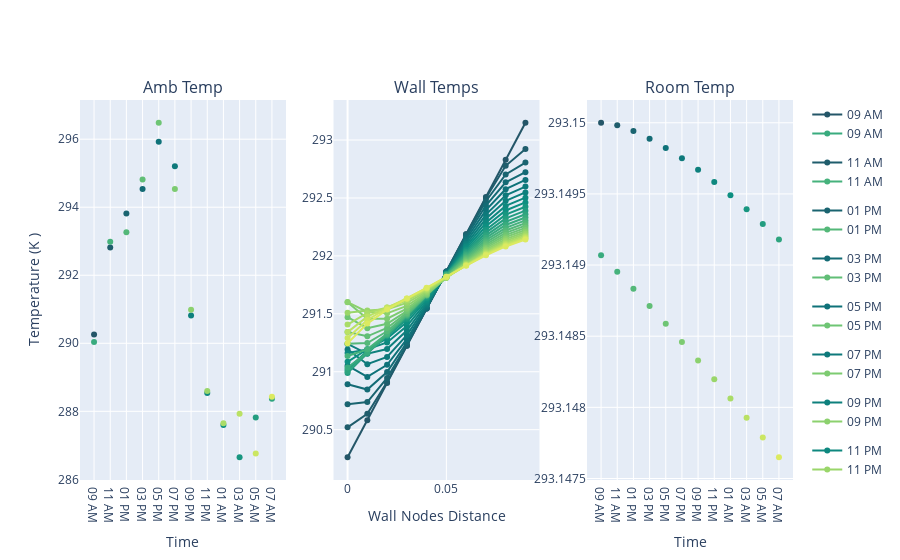

The notebook cell this image was saved under:
### Code cell
# whether or not can turn time series off and on 
lg = True
fig = make_subplots(rows=1, cols=3, shared_yaxes=False, subplot_titles=("Amb Temp", "Wall Temps", "Room Temp"))

#TODO relate "4" to number of time steps argument in VAvgIndoorAir function 

min_interv = 2*60 # interval to plot at in minutes, ie, once every two hours 
colors, colors2 = make_colors(min_interv=min_interv)

cix=0
for ix_time, x_at_time in enumerate(v1.all_wall_temps): # NEED way to abstract this 
    if ix_time%(min_interv*4)== 0:
        timestamp = [(pd.Timedelta(times[ix_time], "m") + v1.twall.ext_temps.index[0]).strftime('%I %p') ]

        legendgroup = "Same" if lg == False else timestamp[0]

        # Outdoor Air 
        fig.add_trace(go.Scatter(x=timestamp, y=[v1.twall.ext_temps[ix_time]], mode='lines+markers', line=dict(color=colors[cix]),
        showlegend=False, name=timestamp[0], legendgroup=legendgroup
        ), row = 1, col = 1)

        # Wall Temperature 
        fig.add_trace(go.Scatter(x=v1.twall.x_vals, y=x_at_time, mode='lines+markers', line=dict(color=colors[cix]),
        showlegend=True, name=timestamp[0], legendgroup=legendgroup
        ), row = 1, col = 2)

        # Indoor Air 
        fig.add_trace(go.Scatter(x=timestamp, y=[temps[ix_time]], mode='lines+markers', line=dict(color=colors[cix]),
        showlegend=False, name=timestamp[0], legendgroup=legendgroup
        ), row = 1, col = 3)



        cix+=1

fig['layout']['yaxis']['title']='Temperature (K )'
fig['layout']['xaxis1']['title']='Time'
fig['layout']['xaxis2']['title']='Wall Nodes Distance'
fig['layout']['xaxis3']['title']='Time'
fig.show()

### Figure 1 — Plotly figure (JSON) as saved in the notebook; plotly's stock layout.template omitted (floating-point values rounded to 4 significant figures)
{"data": [{"legendgroup": "09 AM", "line": {"color": "rgb(36, 86, 104)"}, "mode": "lines+markers", "name": "09 AM", "showlegend": false, "type": "scatter", "x": ["09 AM"], "xaxis": "x", "y": [290.3], "yaxis": "y"}, {"legendgroup": "09 AM", "line": {"color": "rgb(36, 86, 104)"}, "mode": "lines+markers", "name": "09 AM", "showlegend": true, "type": "scatter", "x": [0, 0.01, 0.02, 0.03, 0.04, 0.05, 0.06, 0.07, 0.08, 0.09], "xaxis": "x2", "y": [290.3, 290.6, 290.9, 291.2, 291.5, 291.9, 292.2, 292.5, 292.8, 293.1], "yaxis": "y2"}, {"legendgroup": "09 AM", "line": {"color": "rgb(36, 86, 104)"}, "mode": "lines+markers", "name": "09 AM", "showlegend": false, "type": "scatter", "x": ["09 AM"], "xaxis": "x3", "y": [293.1], "yaxis": "y3"}, {"legendgroup": "11 AM", "line": {"color": "rgb(31, 93, 108)"}, "mode": "lines+markers", "name": "11 AM", "showlegend": false, "type": "scatter", "x": ["11 AM"], "xaxis": "x", "y": [292.8], "yaxis": "y"}, {"legendgroup": "11 AM", "line": {"color": "rgb(31, 93, 108)"}, "mode": "lines+markers", "name": "11 AM", "showlegend": true, "type": "scatter", "x": [0, 0.01, 0.02, 0.03, 0.04, 0.05, 0.06, 0.07, 0.08, 0.09], "xaxis": "x2", "y": [290.5, 290.6, 290.9, 291.2, 291.5, 291.9, 292.2, 292.5, 292.8, 292.9], "yaxis": "y2"}, {"legendgroup": "11 AM", "line": {"color": "rgb(31, 93, 108)"}, "mode": "lines+markers", "name": "11 AM", "showlegend": false, "type": "scatter", "x": ["11 AM"], "xaxis": "x3", "y": [293.1], "yaxis": "y3"}, {"legendgroup": "01 PM", "line": {"color": "rgb(26, 100, 112)"}, "mode": "lines+markers", "name": "01 PM", "showlegend": false, "type": "scatter", "x": ["01 PM"], "xaxis": "x", "y": [293.8], "yaxis": "y"}, {"legendgroup": "01 PM", "line": {"color": "rgb(26, 100, 112)"}, "mode": "lines+markers", "name": "01 PM", "showlegend": true, "type": "scatter", "x": [0, 0.01, 0.02, 0.03, 0.04, 0.05, 0.06, 0.07, 0.08, 0.09], "xaxis": "x2", "y": [290.7, 290.7, 290.9, 291.2, 291.5, 291.9, 292.2, 292.5, 292.7, 292.8], "yaxis": "y2"}, {"legendgroup": "01 PM", "line": {"color": "rgb(26, 100, 112)"}, "mode": "lines+markers", "name": "01 PM", "showlegend": false, "type": "scatter", "x": ["01 PM"], "xaxis": "x3", "y": [293.1], "yaxis": "y3"}, {"legendgroup": "03 PM", "line": {"color": "rgb(20, 107, 117)"}, "mode": "lines+markers", "name": "03 PM", "showlegend": false, "type": "scatter", "x": ["03 PM"], "xaxis": "x", "y": [294.5], "yaxis": "y"}, {"legendgroup": "03 PM", "line": {"color": "rgb(20, 107, 117)"}, "mode": "lines+markers", "name": "03 PM", "showlegend": true, "type": "scatter", "x": [0, 0.01, 0.02, 0.03, 0.04, 0.05, 0.06, 0.07, 0.08, 0.09], "xaxis": "x2", "y": [290.9, 290.8, 291.0, 291.3, 291.6, 291.9, 292.2, 292.4, 292.6, 292.7], "yaxis": "y2"}, {"legendgroup": "03 PM", "line": {"color": "rgb(20, 107, 117)"}, "mode": "lines+markers", "name": "03 PM", "showlegend": false, "type": "scatter", "x": ["03 PM"], "xaxis": "x3", "y": [293.1], "yaxis": "y3"}, {"legendgroup": "05 PM", "line": {"color": "rgb(15, 114, 121)"}, "mode": "lines+markers", "name": "05 PM", "showlegend": false, "type": "scatter", "x": ["05 PM"], "xaxis": "x", "y": [295.9], "yaxis": "y"}, {"legendgroup": "05 PM", "line": {"color": "rgb(15, 114, 121)"}, "mode": "lines+markers", "name": "05 PM", "showlegend": true, "type": "scatter", "x": [0, 0.01, 0.02, 0.03, 0.04, 0.05, 0.06, 0.07, 0.08, 0.09], "xaxis": "x2", "y": [291.1, 291.0, 291.1, 291.3, 291.6, 291.9, 292.1, 292.4, 292.6, 292.7], "yaxis": "y2"}, {"legendgroup": "05 PM", "line": {"color": "rgb(15, 114, 121)"}, "mode": "lines+markers", "name": "05 PM", "showlegend": false, "type": "scatter", "x": ["05 PM"], "xaxis": "x3", "y": [293.1], "yaxis": "y3"}, {"legendgroup": "07 PM", "line": {"color": "rgb(14, 121, 123)"}, "mode": "lines+markers", "name": "07 PM", "showlegend": false, "type": "scatter", "x": ["07 PM"], "xaxis": "x", "y": [295.2], "yaxis": "y"}, {"legendgroup": "07 PM", "line": {"color": "rgb(14, 121, 123)"}, "mode": "lines+markers", "name": "07 PM", "showlegend": true, "type": "scatter", "x": [0, 0.01, 0.02, 0.03, 0.04, 0.05, 0.06, 0.07, 0.08, 0.09], "xaxis": "x2", "y": [291.2, 291.1, 291.1, 291.3, 291.6, 291.9, 292.1, 292.4, 292.5, 292.6], "yaxis": "y2"}, {"legendgroup": "07 PM", "line": {"color": "rgb(14, 121, 123)"}, "mode": "lines+markers", "name": "07 PM", "showlegend": false, "type": "scatter", "x": ["07 PM"], "xaxis": "x3", "y": [293.1], "yaxis": "y3"}, {"legendgroup": "09 PM", "line": {"color": "rgb(14, 128, 125)"}, "mode": "lines+markers", "name": "09 PM", "showlegend": false, "type": "scatter", "x": ["09 PM"], "xaxis": "x", "y": [290.8], "yaxis": "y"}, {"legendgroup": "09 PM", "line": {"color": "rgb(14, 128, 125)"}, "mode": "lines+markers", "name": "09 PM", "showlegend": true, "type": "scatter", "x": [0, 0.01, 0.02, 0.03, 0.04, 0.05, 0.06, 0.07, 0.08, 0.09], "xaxis": "x2", "y": [291.2, 291.2, 291.2, 291.4, 291.6, 291.8, 292.1, 292.3, 292.5, 292.5], "yaxis": "y2"}, {"legendgroup": "09 PM", "line": {"color": "rgb(14, 128, 125)"}, "mode": "lines+markers", "name": "09 PM", "showlegend": false, "type": "scatter", "x": ["09 PM"], "xaxis": "x3", "y": [293.1], "yaxis": "y3"}, {"legendgroup": "11 PM", "line": {"color": "rgb(14, 136, 127)"}, "mode": "lines+markers", "name": "11 PM", "showlegend": false, "type": "scatter", "x": ["11 PM"], "xaxis": "x", "y": [288.5], "yaxis": "y"}, {"legendgroup": "11 PM", "line": {"color": "rgb(14, 136, 127)"}, "mode": "lines+markers", "name": "11 PM", "showlegend": true, "type": "scatter", "x": [0, 0.01, 0.02, 0.03, 0.04, 0.05, 0.06, 0.07, 0.08, 0.09], "xaxis": "x2", "y": [291.2, 291.2, 291.3, 291.4, 291.6, 291.8, 292.1, 292.3, 292.4, 292.5], "yaxis": "y2"}, {"legendgroup": "11 PM", "line": {"color": "rgb(14, 136, 127)"}, "mode": "lines+markers", "name": "11 PM", "showlegend": false, "type": "scatter", "x": ["11 PM"], "xaxis": "x3", "y": [293.1], "yaxis": "y3"}, {"legendgroup": "01 AM", "line": {"color": "rgb(13, 143, 129)"}, "mode": "lines+markers", "name": "01 AM", "showlegend": false, "type": "scatter", "x": ["01 AM"], "xaxis": "x", "y": [287.6], "yaxis": "y"}, {"legendgroup": "01 AM", "line": {"color": "rgb(13, 143, 129)"}, "mode": "lines+markers", "name": "01 AM", "showlegend": true, "type": "scatter", "x": [0, 0.01, 0.02, 0.03, 0.04, 0.05, 0.06, 0.07, 0.08, 0.09], "xaxis": "x2", "y": [291.1, 291.2, 291.3, 291.4, 291.6, 291.8, 292.1, 292.3, 292.4, 292.5], "yaxis": "y2"}, {"legendgroup": "01 AM", "line": {"color": "rgb(13, 143, 129)"}, "mode": "lines+markers", "name": "01 AM", "showlegend": false, "type": "scatter", "x": ["01 AM"], "xaxis": "x3", "y": [293.1], "yaxis": "y3"}, {"legendgroup": "03 AM", "line": {"color": "rgb(24, 150, 128)"}, "mode": "lines+markers", "name": "03 AM", "showlegend": false, "type": "scatter", "x": ["03 AM"], "xaxis": "x", "y": [286.6], "yaxis": "y"}, {"legendgroup": "03 AM", "line": {"color": "rgb(24, 150, 128)"}, "mode": "lines+markers", "name": "03 AM", "showlegend": true, "type": "scatter", "x": [0, 0.01, 0.02, 0.03, 0.04, 0.05, 0.06, 0.07, 0.08, 0.09], "xaxis": "x2", "y": [291.0, 291.2, 291.3, 291.5, 291.6, 291.8, 292.0, 292.2, 292.4, 292.4], "yaxis": "y2"}, {"legendgroup": "03 AM", "line": {"color": "rgb(24, 150, 128)"}, "mode": "lines+markers", "name": "03 AM", "showlegend": false, "type": "scatter", "x": ["03 AM"], "xaxis": "x3", "y": [293.1], "yaxis": "y3"}, {"legendgroup": "05 AM", "line": {"color": "rgb(35, 157, 128)"}, "mode": "lines+markers", "name": "05 AM", "showlegend": false, "type": "scatter", "x": ["05 AM"], "xaxis": "x", "y": [287.8], "yaxis": "y"}, {"legendgroup": "05 AM", "line": {"color": "rgb(35, 157, 128)"}, "mode": "lines+markers", "name": "05 AM", "showlegend": true, "type": "scatter", "x": [0, 0.01, 0.02, 0.03, 0.04, 0.05, 0.06, 0.07, 0.08, 0.09], "xaxis": "x2", "y": [291.0, 291.2, 291.3, 291.5, 291.6, 291.8, 292.0, 292.2, 292.3, 292.4], "yaxis": "y2"}, {"legendgroup": "05 AM", "line": {"color": "rgb(35, 157, 128)"}, "mode": "lines+markers", "name": "05 AM", "showlegend": false, "type": "scatter", "x": ["05 AM"], "xaxis": "x3", "y": [293.1], "yaxis": "y3"}, {"legendgroup": "07 AM", "line": {"color": "rgb(46, 164, 127)"}, "mode": "lines+markers", "name": "07 AM", "showlegend": false, "type": "scatter", "x": ["07 AM"], "xaxis": "x", "y": [288.4], "yaxis": "y"}, {"legendgroup": "07 AM", "line": {"color": "rgb(46, 164, 127)"}, "mode": "lines+markers", "name": "07 AM", "showlegend": true, "type": "scatter", "x": [0, 0.01, 0.02, 0.03, 0.04, 0.05, 0.06, 0.07, 0.08, 0.09], "xaxis": "x2", "y": [291.0, 291.2, 291.3, 291.5, 291.7, 291.8, 292.0, 292.2, 292.3, 292.4], "yaxis": "y2"}, {"legendgroup": "07 AM", "line": {"color": "rgb(46, 164, 127)"}, "mode": "lines+markers", "name": "07 AM", "showlegend": false, "type": "scatter", "x": ["07 AM"], "xaxis": "x3", "y": [293.1], "yaxis": "y3"}, {"legendgroup": "09 AM", "line": {"color": "rgb(57, 171, 126)"}, "mode": "lines+markers", "name": "09 AM", "showlegend": false, "type": "scatter", "x": ["09 AM"], "xaxis": "x", "y": [290.0], "yaxis": "y"}, {"legendgroup": "09 AM", "line": {"color": "rgb(57, 171, 126)"}, "mode": "lines+markers", "name": "09 AM", "showlegend": true, "type": "scatter", "x": [0, 0.01, 0.02, 0.03, 0.04, 0.05, 0.06, 0.07, 0.08, 0.09], "xaxis": "x2", "y": [291.0, 291.2, 291.3, 291.5, 291.7, 291.8, 292.0, 292.2, 292.3, 292.3], "yaxis": "y2"}, {"legendgroup": "09 AM", "line": {"color": "rgb(57, 171, 126)"}, "mode": "lines+markers", "name": "09 AM", "showlegend": false, "type": "scatter", "x": ["09 AM"], "xaxis": "x3", "y": [293.1], "yaxis": "y3"}, {"legendgroup": "11 AM", "line": {"color": "rgb(70, 178, 124)"}, "mode": "lines+markers", "name": "11 AM", "showlegend": false, "type": "scatter", "x": ["11 AM"], "xaxis": "x", "y": [293.0], "yaxis": "y"}, {"legendgroup": "11 AM", "line": {"color": "rgb(70, 178, 124)"}, "mode": "lines+markers", "name": "11 AM", "showlegend": true, "type": "scatter", "x": [0, 0.01, 0.02, 0.03, 0.04, 0.05, 0.06, 0.07, 0.08, 0.09], "xaxis": "x2", "y": [291.1, 291.2, 291.3, 291.5, 291.7, 291.8, 292.0, 292.1, 292.2, 292.3], "yaxis": "y2"}, {"legendgroup": "11 AM", "line": {"color": "rgb(70, 178, 124)"}, "mode": "lines+markers", "name": "11 AM", "showlegend": false, "type": "scatter", "x": ["11 AM"], "xaxis": "x3", "y": [293.1], "yaxis": "y3"}, {"legendgroup": "01 PM", "line": {"color": "rgb(84, 184, 121)"}, "mode": "lines+markers", "name": "01 PM", "showlegend": false, "type": "scatter", "x": ["01 PM"], "xaxis": "x", "y": [293.3], "yaxis": "y"}, {"legendgroup": "01 PM", "line": {"color": "rgb(84, 184, 121)"}, "mode": "lines+markers", "name": "01 PM", "showlegend": true, "type": "scatter", "x": [0, 0.01, 0.02, 0.03, 0.04, 0.05, 0.06, 0.07, 0.08, 0.09], "xaxis": "x2", "y": [291.2, 291.2, 291.3, 291.5, 291.7, 291.8, 292.0, 292.1, 292.2, 292.3], "yaxis": "y2"}, {"legendgroup": "01 PM", "line": {"color": "rgb(84, 184, 121)"}, "mode": "lines+markers", "name": "01 PM", "showlegend": false, "type": "scatter", "x": ["01 PM"], "xaxis": "x3", "y": [293.1], "yaxis": "y3"}, {"legendgroup": "03 PM", "line": {"color": "rgb(97, 190, 118)"}, "mode": "lines+markers", "name": "03 PM", "showlegend": false, "type": "scatter", "x": ["03 PM"], "xaxis": "x", "y": [294.8], "yaxis": "y"}, {"legendgroup": "03 PM", "line": {"color": "rgb(97, 190, 118)"}, "mode": "lines+markers", "name": "03 PM", "showlegend": true, "type": "scatter", "x": [0, 0.01, 0.02, 0.03, 0.04, 0.05, 0.06, 0.07, 0.08, 0.09], "xaxis": "x2", "y": [291.3, 291.3, 291.4, 291.5, 291.7, 291.8, 292.0, 292.1, 292.2, 292.3], "yaxis": "y2"}, {"legendgroup": "03 PM", "line": {"color": "rgb(97, 190, 118)"}, "mode": "lines+markers", "name": "03 PM", "showlegend": false, "type": "scatter", "x": ["03 PM"], "xaxis": "x3", "y": [293.1], "yaxis": "y3"}, {"legendgroup": "05 PM", "line": {"color": "rgb(110, 197, 116)"}, "mode": "lines+markers", "name": "05 PM", "showlegend": false, "type": "scatter", "x": ["05 PM"], "xaxis": "x", "y": [296.5], "yaxis": "y"}, {"legendgroup": "05 PM", "line": {"color": "rgb(110, 197, 116)"}, "mode": "lines+markers", "name": "05 PM", "showlegend": true, "type": "scatter", "x": [0, 0.01, 0.02, 0.03, 0.04, 0.05, 0.06, 0.07, 0.08, 0.09], "xaxis": "x2", "y": [291.5, 291.4, 291.4, 291.5, 291.7, 291.8, 292.0, 292.1, 292.2, 292.2], "yaxis": "y2"}, {"legendgroup": "05 PM", "line": {"color": "rgb(110, 197, 116)"}, "mode": "lines+markers", "name": "05 PM", "showlegend": false, "type": "scatter", "x": ["05 PM"], "xaxis": "x3", "y": [293.1], "yaxis": "y3"}, {"legendgroup": "07 PM", "line": {"color": "rgb(125, 203, 113)"}, "mode": "lines+markers", "name": "07 PM", "showlegend": false, "type": "scatter", "x": ["07 PM"], "xaxis": "x", "y": [294.5], "yaxis": "y"}, {"legendgroup": "07 PM", "line": {"color": "rgb(125, 203, 113)"}, "mode": "lines+markers", "name": "07 PM", "showlegend": true, "type": "scatter", "x": [0, 0.01, 0.02, 0.03, 0.04, 0.05, 0.06, 0.07, 0.08, 0.09], "xaxis": "x2", "y": [291.6, 291.5, 291.5, 291.5, 291.7, 291.8, 291.9, 292.1, 292.2, 292.2], "yaxis": "y2"}, {"legendgroup": "07 PM", "line": {"color": "rgb(125, 203, 113)"}, "mode": "lines+markers", "name": "07 PM", "showlegend": false, "type": "scatter", "x": ["07 PM"], "xaxis": "x3", "y": [293.1], "yaxis": "y3"}, {"legendgroup": "09 PM", "line": {"color": "rgb(140, 209, 110)"}, "mode": "lines+markers", "name": "09 PM", "showlegend": false, "type": "scatter", "x": ["09 PM"], "xaxis": "x", "y": [291.0], "yaxis": "y"}, {"legendgroup": "09 PM", "line": {"color": "rgb(140, 209, 110)"}, "mode": "lines+markers", "name": "09 PM", "showlegend": true, "type": "scatter", "x": [0, 0.01, 0.02, 0.03, 0.04, 0.05, 0.06, 0.07, 0.08, 0.09], "xaxis": "x2", "y": [291.6, 291.5, 291.5, 291.6, 291.7, 291.8, 291.9, 292.1, 292.1, 292.2], "yaxis": "y2"}, {"legendgroup": "09 PM", "line": {"color": "rgb(140, 209, 110)"}, "mode": "lines+markers", "name": "09 PM", "showlegend": false, "type": "scatter", "x": ["09 PM"], "xaxis": "x3", "y": [293.1], "yaxis": "y3"}, {"legendgroup": "11 PM", "line": {"color": "rgb(154, 214, 106)"}, "mode": "lines+markers", "name": "11 PM", "showlegend": false, "type": "scatter", "x": ["11 PM"], "xaxis": "x", "y": [288.6], "yaxis": "y"}, {"legendgroup": "11 PM", "line": {"color": "rgb(154, 214, 106)"}, "mode": "lines+markers", "name": "11 PM", "showlegend": true, "type": "scatter", "x": [0, 0.01, 0.02, 0.03, 0.04, 0.05, 0.06, 0.07, 0.08, 0.09], "xaxis": "x2", "y": [291.5, 291.5, 291.5, 291.6, 291.7, 291.8, 291.9, 292.0, 292.1, 292.2], "yaxis": "y2"}, {"legendgroup": "11 PM", "line": {"color": "rgb(154, 214, 106)"}, "mode": "lines+markers", "name": "11 PM", "showlegend": false, "type": "scatter", "x": ["11 PM"], "xaxis": "x3", "y": [293.1], "yaxis": "y3"}, {"legendgroup": "01 AM", "line": {"color": "rgb(169, 220, 103)"}, "mode": "lines+markers", "name": "01 AM", "showlegend": false, "type": "scatter", "x": ["01 AM"], "xaxis": "x", "y": [287.6], "yaxis": "y"}, {"legendgroup": "01 AM", "line": {"color": "rgb(169, 220, 103)"}, "mode": "lines+markers", "name": "01 AM", "showlegend": true, "type": "scatter", "x": [0, 0.01, 0.02, 0.03, 0.04, 0.05, 0.06, 0.07, 0.08, 0.09], "xaxis": "x2", "y": [291.4, 291.5, 291.6, 291.6, 291.7, 291.8, 291.9, 292.0, 292.1, 292.2], "yaxis": "y2"}, {"legendgroup": "01 AM", "line": {"color": "rgb(169, 220, 103)"}, "mode": "lines+markers", "name": "01 AM", "showlegend": false, "type": "scatter", "x": ["01 AM"], "xaxis": "x3", "y": [293.1], "yaxis": "y3"}, {"legendgroup": "03 AM", "line": {"color": "rgb(186, 225, 100)"}, "mode": "lines+markers", "name": "03 AM", "showlegend": false, "type": "scatter", "x": ["03 AM"], "xaxis": "x", "y": [287.9], "yaxis": "y"}, {"legendgroup": "03 AM", "line": {"color": "rgb(186, 225, 100)"}, "mode": "lines+markers", "name": "03 AM", "showlegend": true, "type": "scatter", "x": [0, 0.01, 0.02, 0.03, 0.04, 0.05, 0.06, 0.07, 0.08, 0.09], "xaxis": "x2", "y": [291.3, 291.5, 291.6, 291.6, 291.7, 291.8, 291.9, 292.0, 292.1, 292.2], "yaxis": "y2"}, {"legendgroup": "03 AM", "line": {"color": "rgb(186, 225, 100)"}, "mode": "lines+markers", "name": "03 AM", "showlegend": false, "type": "scatter", "x": ["03 AM"], "xaxis": "x3", "y": [293.1], "yaxis": "y3"}, {"legendgroup": "05 AM", "line": {"color": "rgb(203, 230, 98)"}, "mode": "lines+markers", "name": "05 AM", "showlegend": false, "type": "scatter", "x": ["05 AM"], "xaxis": "x", "y": [286.8], "yaxis": "y"}, {"legendgroup": "05 AM", "line": {"color": "rgb(203, 230, 98)"}, "mode": "lines+markers", "name": "05 AM", "showlegend": true, "type": "scatter", "x": [0, 0.01, 0.02, 0.03, 0.04, 0.05, 0.06, 0.07, 0.08, 0.09], "xaxis": "x2", "y": [291.3, 291.4, 291.5, 291.6, 291.7, 291.8, 291.9, 292.0, 292.1, 292.2], "yaxis": "y2"}, {"legendgroup": "05 AM", "line": {"color": "rgb(203, 230, 98)"}, "mode": "lines+markers", "name": "05 AM", "showlegend": false, "type": "scatter", "x": ["05 AM"], "xaxis": "x3", "y": [293.1], "yaxis": "y3"}, {"legendgroup": "07 AM", "line": {"color": "rgb(220, 234, 96)"}, "mode": "lines+markers", "name": "07 AM", "showlegend": false, "type": "scatter", "x": ["07 AM"], "xaxis": "x", "y": [288.4], "yaxis": "y"}, {"legendgroup": "07 AM", "line": {"color": "rgb(220, 234, 96)"}, "mode": "lines+markers", "name": "07 AM", "showlegend": true, "type": "scatter", "x": [0, 0.01, 0.02, 0.03, 0.04, 0.05, 0.06, 0.07, 0.08, 0.09], "xaxis": "x2", "y": [291.2, 291.4, 291.5, 291.6, 291.7, 291.8, 291.9, 292.0, 292.1, 292.1], "yaxis": "y2"}, {"legendgroup": "07 AM", "line": {"color": "rgb(220, 234, 96)"}, "mode": "lines+markers", "name": "07 AM", "showlegend": false, "type": "scatter", "x": ["07 AM"], "xaxis": "x3", "y": [293.1], "yaxis": "y3"}], "layout": {"annotations": [{"font": {"size": 16}, "showarrow": false, "text": "Amb Temp", "x": 0.1444, "xanchor": "center", "xref": "paper", "y": 1, "yanchor": "bottom", "yref": "paper"}, {"font": {"size": 16}, "showarrow": false, "text": "Wall Temps", "x": 0.5, "xanchor": "center", "xref": "paper", "y": 1, "yanchor": "bottom", "yref": "paper"}, {"font": {"size": 16}, "showarrow": false, "text": "Room Temp", "x": 0.8556, "xanchor": "center", "xref": "paper", "y": 1, "yanchor": "bottom", "yref": "paper"}], "xaxis": {"anchor": "y", "domain": [0, 0.2889], "title": {"text": "Time"}}, "xaxis2": {"anchor": "y2", "domain": [0.3556, 0.6444], "title": {"text": "Wall Nodes Distance"}}, "xaxis3": {"anchor": "y3", "domain": [0.7111, 1], "title": {"text": "Time"}}, "yaxis": {"anchor": "x", "domain": [0, 1], "title": {"text": "Temperature (K )"}}, "yaxis2": {"anchor": "x2", "domain": [0, 1]}, "yaxis3": {"anchor": "x3", "domain": [0, 1]}}}
